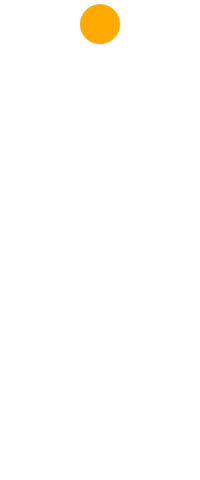
Frame 1 (no input)
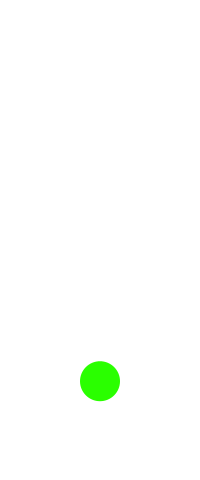
Frame 60 (the mouse pressed at the canvas centre just before this capture)
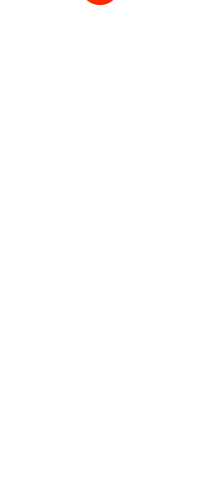
Frame 120 (the mouse held since frame 60 and released just before this capture)

The Processing sketch that drew these frames (run headless with seeded random() and noise(); from frame 60 on, the mouse is pressed at the canvas centre):

// Processing sketch: ball_y4
// ── ball_y4.pde
// 定数
final float gravity = 9.8 / 60;  // <-- 1/60秒あたりの重力加速度
final float elas=0.98;

final float y0=20;//y座標初期位置
final float vy0=4;//初速度
// 変数
float y;                         // <-- ボールのy座標
float vy;                        // <-- ボールの速度のy成分

int fps=60;
int d=40;//直径
int x=100;//ボールのx軸
int Hue=0;


void setup() {
  size(200, 480);
  noStroke();
  fill(0, 0, 0);

  frameRate(fps);
  y=y0;
  vy=vy0;
  colorMode(HSB, 360, 100, 100);
}

void draw() {
  background(0, 0, 255);
  vy += gravity;    // <-- 速度に重力加速度を加算する
  if (y>height-(d/2)) {
    bound();
  }
  y += vy;          // <-- ボールが速度ぶん移動する
  fill(calcHue(vy)*10, 100, 100);
  print(calcHue(vy));
  ellipse(x, y, d, d);
}

void bound() {
  vy=-vy*elas;
}

float calcHue(float vy) {
  Hue = (int)Math.abs(vy);
  return Hue;
}
